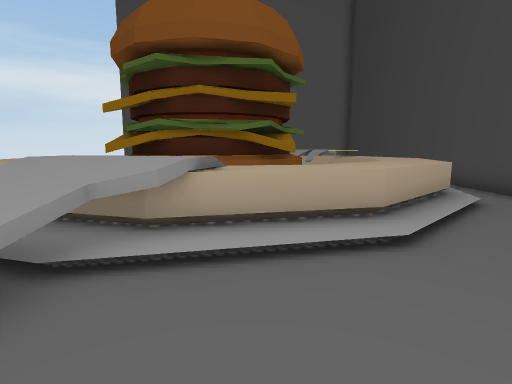
[1] (above)

15 first-person views from a walk through a scene from a Unity 3-D project. The camera is 1.2 m above the floor, tilts 8° down and sees 80° across. The floor is counted in squares, 1 m on a side. Each view is taken from the middle of a square. On the plan, view 1 faces up. The plan holds only what a view shows up to about 13 squares ahead; the rest is blank.

[2]
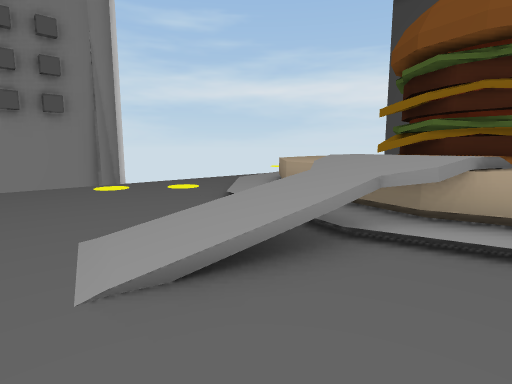

[3]
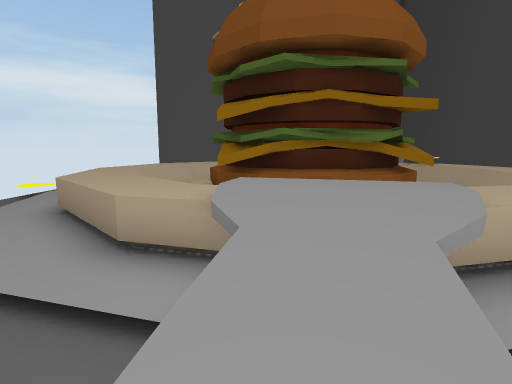

[4]
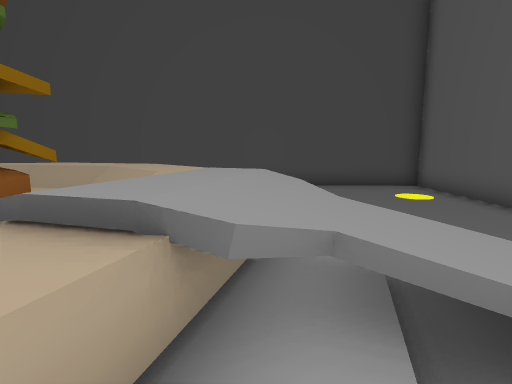

[5]
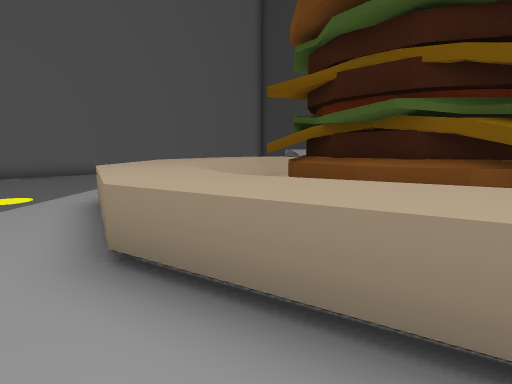

[6]
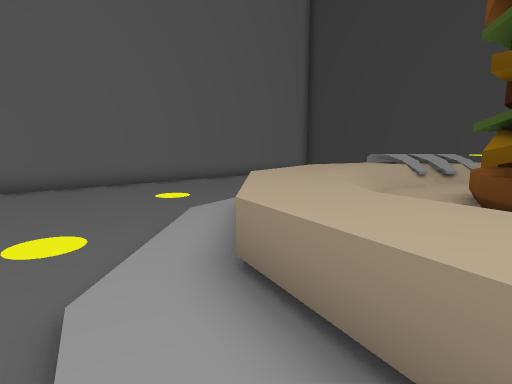

[7]
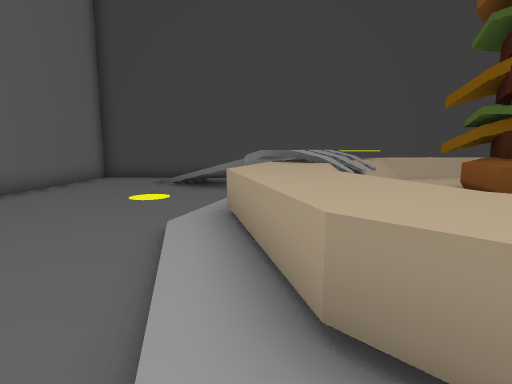

[8]
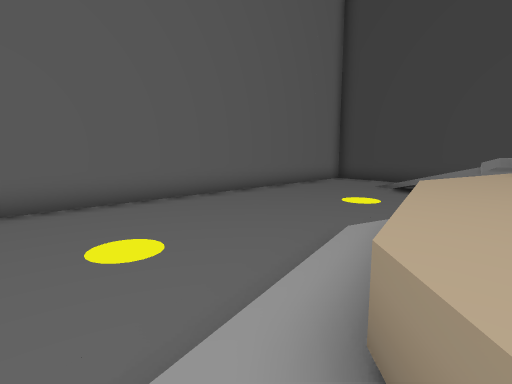

[9]
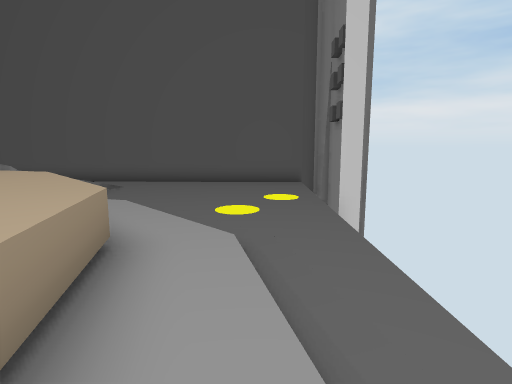

[10]
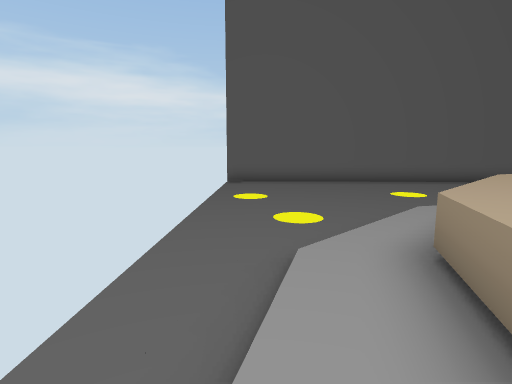

[11]
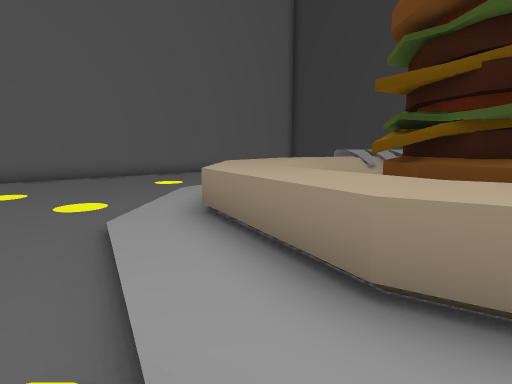

[12]
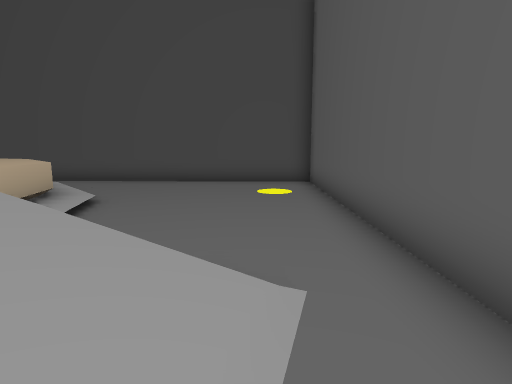

[13]
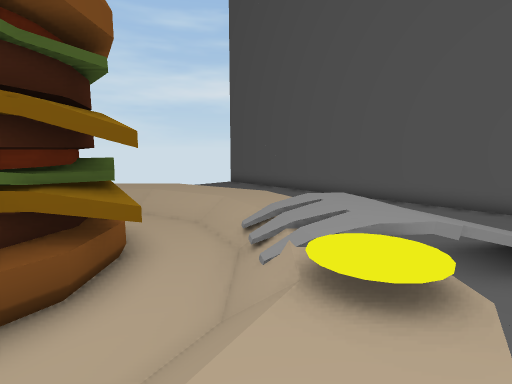

[14]
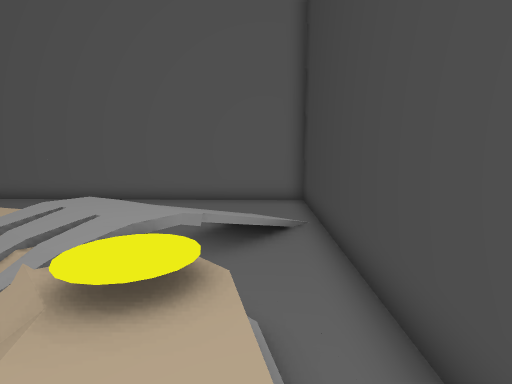

[15]
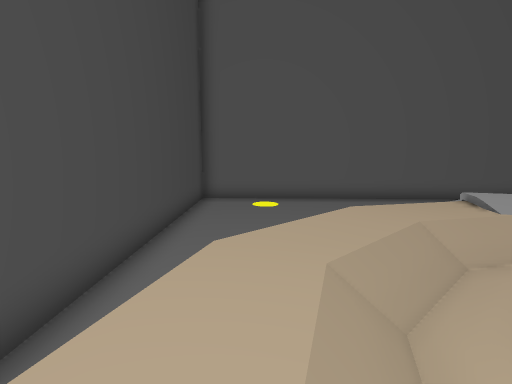

### Floor plan
Key: @ floor where view 1 was taken; # wall or solid block; . main floor; : floor 0.25 m higher than the main floor; + floor 1 m higher than the main floor; * floor 1.25 m higher than the main floor; / step, stairs or slope; = window, fence, low wall or low ledge; v drop or lower ground; Y yellow disc; O other object.
Columns run from 11 left of view 1 to 7 right of it. Each row starts with its distance up from view 1.
 24  ##################
 23   ................#
 22  .................#
 21  .................#
 20  .............../.#
 19  ..............///#
 18  ....../////..=//.#
 17  ..../://++=////..#
 16  .../:++++////*#..#
 15  ../:=+////////v..#
 14  ..:=+//::::://Y:.#
 13  ./:+//:OOOOO:/+:.#
 12  ./=+/:OOOOOO:/++ #
 11  .:=+/:OO  OO://+ #
 10  .:=+/ OO  OO://+/#
  9  ./=+/ OO  OO:/+=.#
  8  ./:+/ OOOOOO//+=.#
  7  ./:=+/  O:://+//.#
  6  ../:=+// ///+//..#
  5  .../:=+/+/++//...#
  4  ..../:://==:/....#
  3 #....../////......#
  2  ......./=........#
  1  ......///.......##
  0  ......./..@.....#
 -1  ................#
 -2 ##################

Where each view was taken, in squares from view 1:
view 1: 0 up, 0 right, facing up
view 2: 1 down, 0 right, facing up-left
view 3: 1 up, 3 left, facing up
view 4: 4 up, 5 left, facing right
view 5: 8 up, 9 left, facing up-right
view 6: 12 up, 9 left, facing up-right
view 7: 17 up, 6 left, facing right
view 8: 16 up, 6 left, facing up-right
view 9: 11 up, 9 left, facing down
view 10: 11 up, 9 left, facing up
view 11: 10 up, 10 left, facing up-right
view 12: 0 up, 5 left, facing right
view 13: 11 up, 5 right, facing up-left
view 14: 11 up, 5 right, facing up
view 15: 11 up, 4 right, facing down
